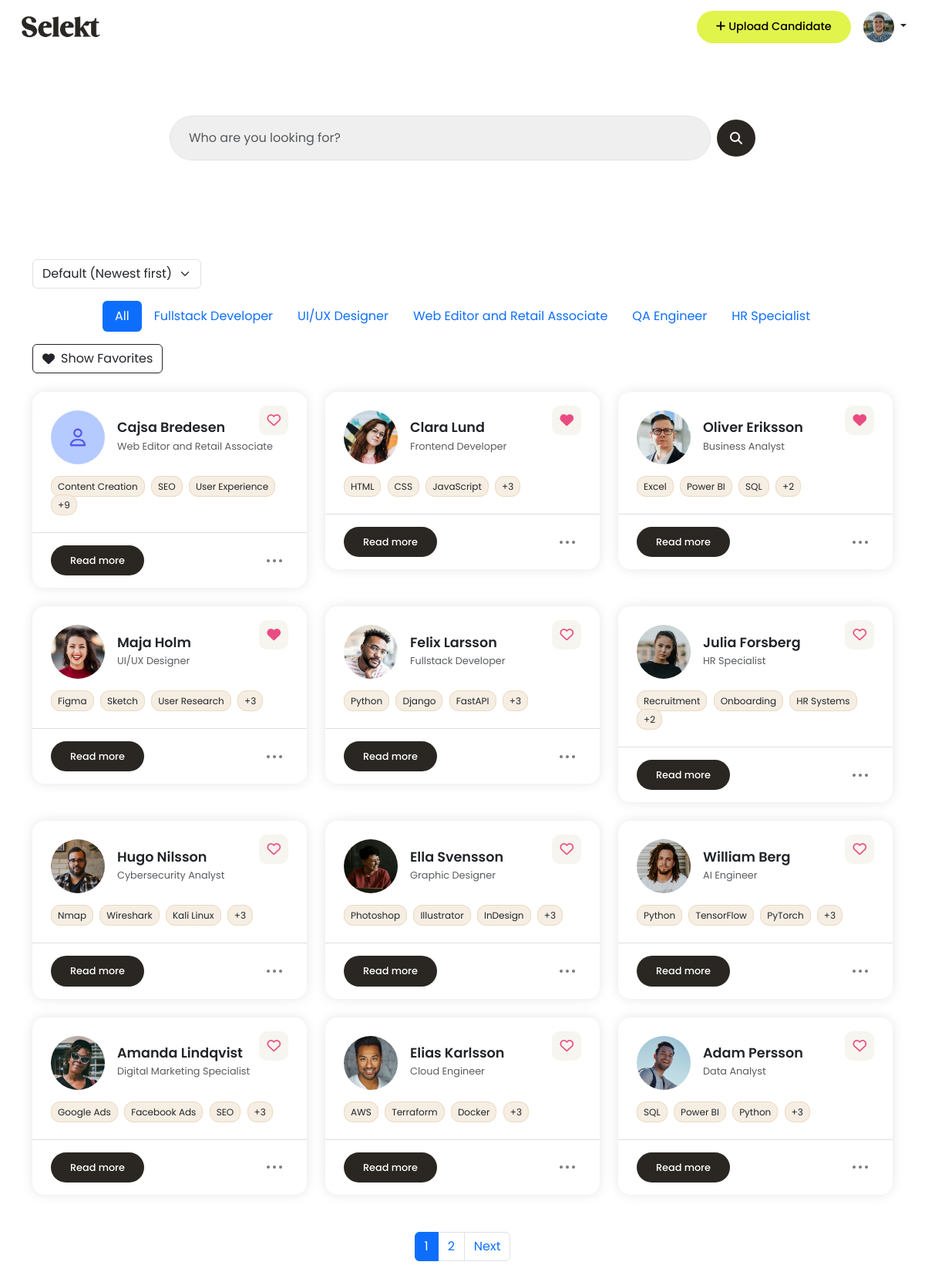
/dashboard/ (signed in), run on the app's committed database.
### candidates/models.py (models this page shows, shortened)
class Profile(models.Model):
    user = models.OneToOneField(User, on_delete=models.CASCADE)
    profile_image = models.ImageField(upload_to='profile_images/', blank=True, null=True)
    is_first_login = models.BooleanField(default=True)

class Candidate(models.Model):
    user = models.ForeignKey(User, on_delete=models.CASCADE)
    name = models.CharField(max_length=100)
    email = models.EmailField()
    phone_number = models.CharField(max_length=20, blank=True)
    job_title = models.CharField(max_length=100, blank=True)
    profile_summary = models.TextField(blank=True)
    work_experience = models.TextField(blank=True)
    education = models.TextField(blank=True)
    location = models.CharField(max_length=100, blank=True)
    links = models.CharField(max_length=255, blank=True, help_text="e.g. LinkedIn, GitHub URLs")
    profile_image = models.ImageField(upload_to='profile_images/', blank=True, null=True)
    other = models.TextField(blank=True)
    notes = models.TextField(blank=True)
    top_skills = models.CharField(
        max_length=255,
        blank=True,
        help_text="Write top skills separated by commas (e.g. Communication, Leadership, SQL)"
    )
    uploaded_at = models.DateTimeField(auto_now_add=True)

### candidates/views.py (the view)
# urls.py: path('dashboard/', candidate_views.dashboard, name='dashboard'),
@login_required
def dashboard(request):
    query = request.GET.get('q', '')
    sort = request.GET.get('sort', '')
    filter_title = request.GET.get('title', '')
    show_favorites = request.GET.get('favorites') == 'on'
    candidates = Candidate.objects.filter(user=request.user)
    candidates = filter_candidates(candidates, query)
    if filter_title:
        candidates = candidates.filter(job_title__iexact=filter_title)
    if show_favorites:
        favorite_candidates = Favorite.objects.filter(user=request.user).values_list('candidate_id', flat=True)
        candidates = candidates.filter(id__in=favorite_candidates)
    if sort == 'name':
        candidates = candidates.order_by('name')
    else:
        candidates = candidates.order_by('-uploaded_at')
    job_titles = (
        Candidate.objects
        .filter(user=request.user)
        .exclude(job_title__isnull=True)
        .exclude(job_title__exact='')
        .values('job_title')
        .annotate(count=Count('job_title'))
        .order_by('-count')[:5]
    )
    paginator = Paginator(candidates, 12)
    page_number = request.GET.get('page')
    candidates = paginator.get_page(page_number)
    for candidate in candidates:
        candidate.skill_list = [skill.strip() for skill in candidate.top_skills.split(',')]
        candidate.is_favorite = Favorite.objects.filter(user=request.user, candidate=candidate).exists()
    show_welcome_popup = False
    if hasattr(request.user, 'profile') and request.user.profile.is_first_login:
        show_welcome_popup = True
    context = {
        'candidates': candidates,
        'job_titles': job_titles,
        'active_title': filter_title,
        'show_favorites': show_favorites,
        'show_welcome_popup': show_welcome_popup,
    }
    return render(request, 'dashboard.html', context)

### candidates/context_processors.py (called while the page is built)
def profile_picture(request):
    if request.user.is_authenticated:
        try:
            profile = request.user.profile
        except Profile.DoesNotExist:
            profile = None
    else:
        profile = None
    return {'profile': profile}

### candidates/views.py (called while the page is built, shortened)
def filter_candidates(queryset, query):
    return queryset

### templates/dashboard.html (shortened to what this page needs)
{% extends "base.html" %}
{% load static %}
{% block content %}
<div class="container hero">
  <form method="get" class="d-flex align-items-center gap-2 w-100 candidate-search position-relative">
    <input type="text" class="form-control px-4 py-3 border-1 shadow-none" name="q" id="searchInput"
      placeholder="Who are you looking for?" value="{{ request.GET.q }}">
    <button class="btn button-base scn-button d-flex justify-content-center align-items-center rounded-circle"
      type="submit">
      <i class="fas fa-search"></i>
    </button>
  </form>
</div>
<div class="container py-5">
  <div class="d-flex justify-content-between align-items-center mb-4 flex-wrap gap-3">
    <form id="sortForm" class="d-flex align-items-center">
      <select name="sort" id="sortSelect" class="form-select w-auto">
        <option value="" {% if not request.GET.sort %}selected{% endif %}>Default (Newest first)</option>
      </select>
    </form>
    <ul class="nav nav-pills justify-content-center flex-grow-1">
      <li class="nav-item">
        <a class="nav-link {% if not active_title %}active{% endif %}" href="{% url 'dashboard' %}">All</a>
      </li>
      {% for title in job_titles %}
      <li class="nav-item">
        <a class="nav-link {% if active_title == title.job_title %}active{% endif %}"
          href="?title={{ title.job_title|urlencode }}">
          {{ title.job_title }}
        </a>
      </li>
      {% endfor %}
    </ul>
    <button id="favoritesToggle" type="button" class="btn btn-outline-dark d-flex align-items-center gap-2">
    </button>
  </div>
  {% if candidates %}
  <div class="row g-4">
    {% for candidate in candidates %}
    <div class="col-md-4 col-sm-6">
      <div class="candidate-card bg-white position-relative">
        <div class="position-absolute top-0 end-0 p-4">
          <span class="heart-icon" onclick="toggleFavorite({{ candidate.id }}, this)">
            <i id="heart-card-{{ candidate.id }}" class="fa{% if candidate.is_favorite %}-solid{% else %}-regular{% endif %} fa-heart"></i>
          </span>
        </div>
        <div class="px-4 pt-4 pb-2">
          <div class="d-flex align-items-center gap-3 mb-3">
            {% if candidate.profile_image %}
            <img src="{{ candidate.profile_image.url }}" alt="Profile Image" />
            {% else %}
            <img src="{% static 'media/images/user-pic.png' %}" alt="Profile Image" />
            {% endif %}
            <div>
              <h4 class="mb-0">{{ candidate.name }}</h4>
              <small class="text-muted">{{ candidate.job_title|default:'Candidate' }}</small>
            </div>
          </div>
          <div class="skill-container">
            {% with candidate.skill_list as skills %}
            {% for skill in skills|slice:":3" %}
            <span class="skill-badge">{{ skill }}</span>
            {% endfor %}
            {% if skills|length > 3 %}
            <span class="skill-badge">+{{ skills|length|add:"-3" }}</span>
            {% endif %}
            {% endwith %}
          </div>
        </div>
        <hr>
        <div class="d-flex justify-content-between align-items-center px-4 pb-3">
          <a href="#" onclick="openCandidateModal({{ candidate.id|escapejs }})"
            class="btn button-base scn-button read-btn">Read more</a>
          <div class="dot-menu position-relative p-2 rounded" style="cursor: pointer;">
            <div class="d-flex flex-row justify-content-center align-items-center">
              <span class="dot"></span>
              <span class="dot mx-1"></span>
              <span class="dot"></span>
            </div>
          </div>
        </div>
      </div>
    </div>
    {% endfor %}
    <div class="d-flex justify-content-center mt-5">
      <nav>
        <ul class="pagination">
          {% for num in candidates.paginator.page_range %}
            {% if num == 1 or num == candidates.paginator.num_pages or num >= candidates.number|add:"-2" and num <= candidates.number|add:"2" %}
              {% if num == candidates.number %}
                <li class="page-item active">
                  <span class="page-link">{{ num }}</span>
                </li>
              {% else %}
                <li class="page-item">
                  <a class="page-link" href="?{% if request.GET %}{{ request.GET.urlencode }}&{% endif %}page={{ num }}">{{ num }}</a>
                </li>
              {% endif %}
            {% elif num == 2 and candidates.number|add:"-2" > 2 %}
              <li class="page-item disabled"><span class="page-link">...</span></li>
            {% elif num == candidates.paginator.num_pages|add:"-1" and candidates.number|add:"2" < candidates.paginator.num_pages|add:"-1" %}
              <li class="page-item disabled"><span class="page-link">...</span></li>
            {% endif %}
          {% endfor %}
          {% if candidates.has_next %}
          <li class="page-item">
            <a class="page-link" href="?{% if request.GET %}{{ request.GET.urlencode }}&{% endif %}page={{ candidates.next_page_number }}">
              Next
            </a>
          </li>
          {% endif %}
        </ul>
      </nav>
    </div>
  {% else %}
  <p>No candidates yet.</p>
  {% endif %}
</div>
</div>
{% endblock %}

### templates/base.html (shortened to what this page needs)
{% load static %}
<!DOCTYPE html>
<html lang="en">
<head>
    <link href="https://cdn.jsdelivr.net/npm/bootstrap@5.3.2/dist/css/bootstrap.min.css" rel="stylesheet">
    <link rel="stylesheet" href="{% static 'css/style.css' %}">
    <link rel="stylesheet" href="https://cdn.jsdelivr.net/npm/trumbowyg@2.25.1/dist/ui/trumbowyg.min.css">
</head>
<body class="logged-in-body">
<header class="d-flex justify-content-between align-items-center px-4 py-3">
  <a href="{% url 'dashboard' %}" class="text-decoration-none">
    <img src="{% static 'media/images/logo.png' %}" alt="Logo" class="logo-img">
  </a>
  <div class="d-flex align-items-center gap-3">
    <a href="{% url 'candidate_add' %}" class="btn button-base cta-button">
      <i class="fa-solid fa-plus"></i> Upload Candidate
    </a>
    <div class="dropdown">
      <button class="btn dropdown-toggle p-0 border-0 bg-transparent" type="button" id="userMenuButton" data-bs-toggle="dropdown" aria-expanded="false">
        {% if profile and profile.profile_image %}
        <img src="{{ profile.profile_image.url }}" alt="Profile" class="rounded-circle profile-pic">
    {% else %}
        <img src="{% static 'media/images/user-pic.png' %}" alt="Default Image" class="rounded-circle profile-pic">
    {% endif %}
      </button>
    </div>
</header>
              {% block content %}
              {% endblock %}
</body>
</html>

### static/css/style.css (style rules this page uses)
body, .index-body, .auth-body { font-family: 'Poppins', sans-serif; }
h4 { font-size: 1.1rem; font-weight: 600; }
.text-muted { color: grey; font-size: 0.8rem; font-family: 'Poppins', sans-serif; }
.button-base { border-radius: 100px; padding: 10px 25px; font-weight: 500; display: inline-block; text-decoration: none; border: none; font-family: 'Poppins', sans-serif; }
.cta-button { background-color: #E1F44B; color: black; }
.scn-button { background-color: #2A2722; color: white; }
.logged-in-body .cta-button { font-size: 0.9rem; }
header { border-bottom: 0px; height: 70px; }
.logo-img { width: 110px; }
.profile-pic { width: 40px; height: 40px; object-fit: cover; }
.hero { padding: 80px 20px; text-align: center; max-width: 800px; }
.candidate-card { border-radius: 16px; box-shadow: 0 0 15px rgba(0, 0, 0, 0.1); transition: 0.3s ease; position: relative; }
.candidate-card hr { color: grey; }
.candidate-card img { width: 70px; height: 70px; border-radius: 50%; object-fit: cover; }
.skill-badge { background-color: #F6EEE3; font-size: 0.75rem; padding: 4px 8px; border-radius: 12px; margin-right: 4px; border: 1px solid #EBD9C1; }
.read-btn { font-size: 0.8rem; font-weight: 500; }
.heart-icon { font-size: 1.1rem; color: #E94C82; background: #f7f5ef; padding: 7px 10px; border-radius: 10px; }
.dot-menu { display: flex; gap: 4px; }
.dot { width: 4px; height: 4px; background-color: #7a7a7a; border-radius: 50%; }
.candidate-search input { background-color: #EFEFEF; border-radius: 100px; }
.candidate-search .btn { height: 48px; width: 48px; }

### data on the page
Profile: profile_image (picture)
Candidate: name "Cajsa Bredesen", job_title "Web Editor and Retail Associate", skills "Content Creation" "SEO" "User Experience", skill_list|length "9"
Candidate: profile_image (picture), name "Clara Lund", job_title "Frontend Developer", skills "HTML" "CSS" "JavaScript", skill_list|length "3"
Candidate: profile_image (picture), name "Oliver Eriksson", job_title "Business Analyst", skills "Excel" "Power BI" "SQL", skill_list|length "2"
Candidate: profile_image (picture), name "Maja Holm", job_title "UI/UX Designer", skills "Figma" "Sketch" "User Research", skill_list|length "3"
Candidate: profile_image (picture), name "Felix Larsson", job_title "Fullstack Developer", skills "Python" "Django" "FastAPI", skill_list|length "3"
Candidate: profile_image (picture), name "Julia Forsberg", job_title "HR Specialist", skills "Recruitment" "Onboarding" "HR Systems", skill_list|length "2"
Candidate: profile_image (picture), name "Hugo Nilsson", job_title "Cybersecurity Analyst", skills "Nmap" "Wireshark" "Kali Linux", skill_list|length "3"
Candidate: profile_image (picture), name "Ella Svensson", job_title "Graphic Designer", skills "Photoshop" "Illustrator" "InDesign", skill_list|length "3"
Candidate: profile_image (picture), name "William Berg", job_title "AI Engineer", skills "Python" "TensorFlow" "PyTorch", skill_list|length "3"
Candidate: profile_image (picture), name "Amanda Lindqvist", job_title "Digital Marketing Specialist", skills "Google Ads" "Facebook Ads" "SEO", skill_list|length "3"
Candidate: profile_image (picture), name "Elias Karlsson", job_title "Cloud Engineer", skills "AWS" "Terraform" "Docker", skill_list|length "3"
Candidate: profile_image (picture), name "Adam Persson", job_title "Data Analyst", skills "SQL" "Power BI" "Python", skill_list|length "3"

### other printed values
{{ title.job_title }} "Fullstack Developer" "UI/UX Designer" "Web Editor and Retail Associate" "QA Engineer" "HR Specialist"
{{ num }} "1"
{{ num }} "2"
